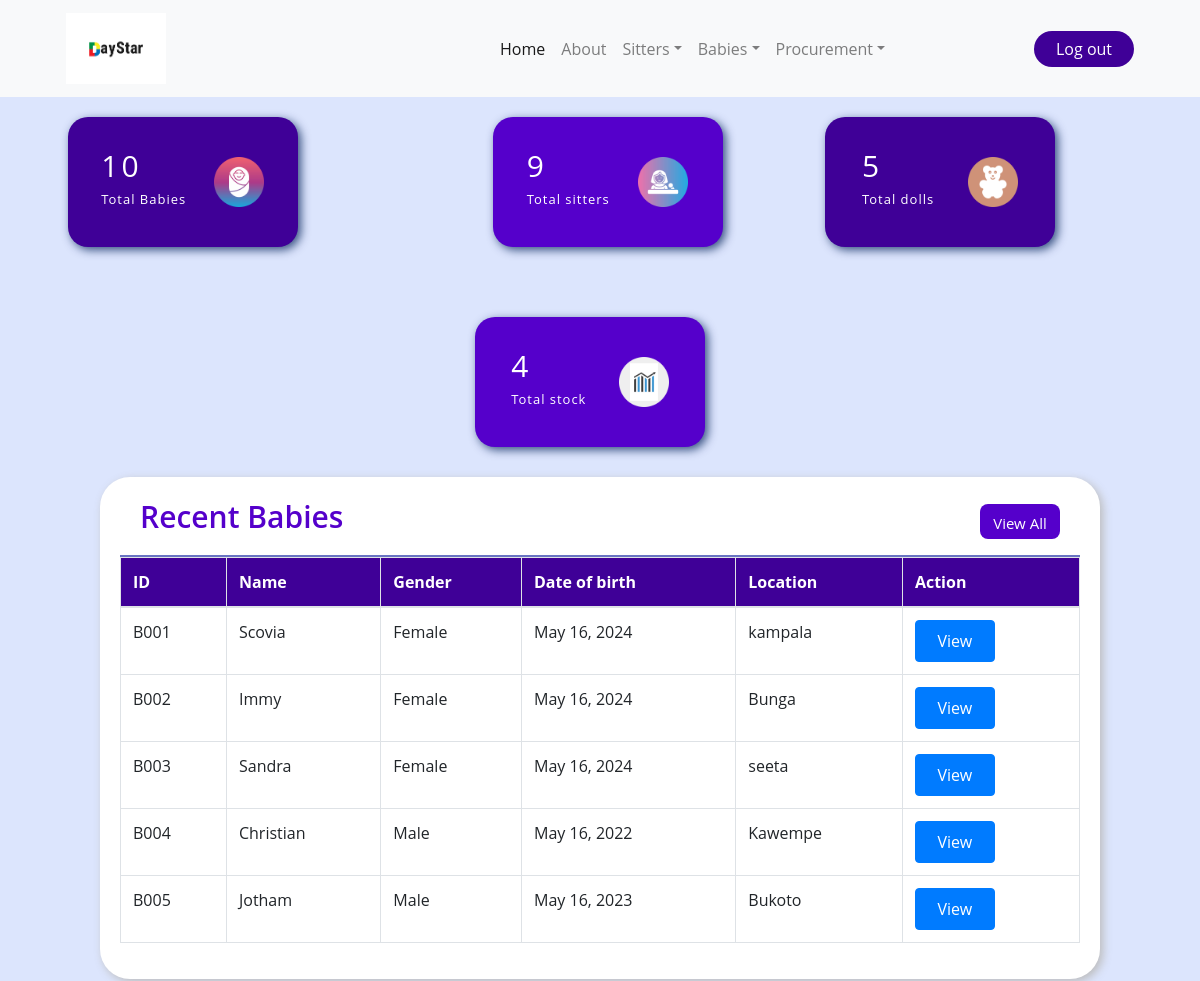
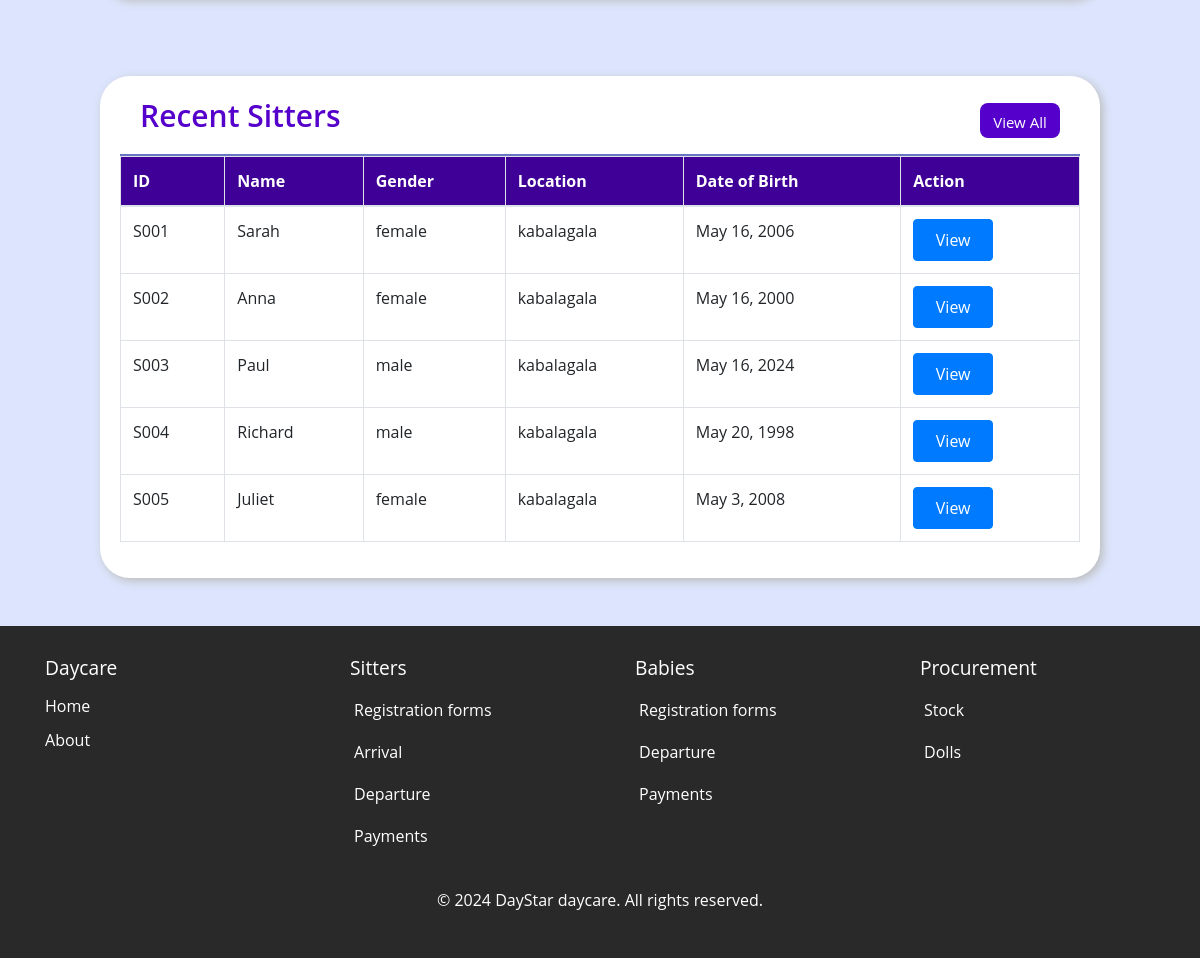
The app's page /home/ (signed in) with its own data (2 pictures, top to bottom).
### daystarApp/models.py (models this page shows, shortened)
class Baby(models.Model):
    baby_id = models.AutoField(primary_key=True)
    baby_name = models.CharField( max_length=20)
    baby_gender = models.CharField( max_length=20 )
    date_of_birth = models.DateField( default=timezone.now)
    baby_location = models.CharField( max_length=20)
    parents_name = models.CharField( max_length=20)
    period_of_stay = models.CharField(choices=[('half-day', 'Half-day'),('full-day', 'Full-day')], max_length=100)
    registration_date = models.DateField(default=timezone.now)
    baby_bringer = models.CharField( max_length=20)
    time_in = models.TimeField()
    Assigned_to=models.ForeignKey(Sitter_arrival,on_delete=models.CASCADE)

class Sitterform(models.Model):
    name=models.CharField(max_length=200)
    gender=models.CharField(choices=[('male', 'Male'),('female', 'Female')], max_length=100)
    location=models.CharField(choices=[('kabalagala', 'kabalagala')], max_length=100)
    date_of_birth=models.DateField(default=timezone.now)
    next_of_kin=models.CharField( max_length=200)
    national_identification_number=models.CharField(max_length=200, validators=[NIN])
    recommenders_name=models.CharField(max_length=200)
    religion=models.CharField(max_length=200)
    level_of_education=models.CharField( choices=[('degree','Degree'),('diploma','Diploma'),('highschool certificate','Highschool certificate'),('others','Others')],max_length=200)
    contacts=models.CharField(max_length=200, validators=[contacts])
    date=models.DateField()

### daystarApp/views.py (the view)
# urls.py: 2. Add a URL to urlpatterns:  path('', views.home, name='home')
@login_required
def home(request):
    count_dolls = Doll.objects.all().count()
    count_stock = Stock.objects.all().count()
    count_babies = Baby.objects.all().count()
    count_sitters = Sitterform.objects.all().count()
    last_babies = Baby.objects.all()[:5]
    last_sitters = Sitterform.objects.all()[:5]
    context = {
        "count_babies": count_babies,
        "count_sitters": count_sitters,
        "last_babies": last_babies,
        "last_sitters": last_sitters,
        "count_dolls": count_dolls,
        "count_stock": count_stock,
    }
    template = loader.get_template('daystarApp/home.html')
    return HttpResponse(template.render(context))

### daystarApp/templates/daystarApp/home.html (shortened to what this page needs)
 {% extends 'daystarApp/base.html' %}
{% load static %}
{% block content %}
<body>
    <div class="box-container" style="display: flex; flex-direction: row;">
            <div class="box box1" style="margin-left:20px; margin-top:20px;">
                <div class="text">
                    <h2 class="topic-heading"> {% if count_babies %} {{ count_babies }} {% endif %} </h2>
                    <h2 class="topic">Total Babies</h2>
                </div>
                <img src=" {% static "css/images/baby_icon2.png" %}" alt="Views">
            </div><br><br>
            <div class="box box2" style="margin-right:5px; margin-top:20px;">
                <div class="text">
                    <h2 class="topic-heading"> {% if count_sitters %} {{ count_sitters }} {% endif %} </h2>
                    <h2 class="topic">Total sitters</h2>
                </div>
                <img src=" {% static "css/images/sitter_icon2.png" %}" alt="Views">
            </div>
            <div class="box box3" style="background-color:#3F0097; margin-top:20px;">
                <div class="text">
                    <h2 class="topic-heading"> {% if count_dolls %} {{ count_dolls }} {% endif %} </h2>
                    <h2 class="topic">Total dolls</h2>
                </div>
                <img src=" {% static "css/images/doll_icon2.png" %}" alt="Views">
            </div><br><br>
            <div class="box box4" style="background-color:#5500CB; margin-right:20px; margin-top:20px;">
                <div class="text">
                    <h2 class="topic-heading"> {% if count_stock %}{{ count_stock }}{% endif %} </h2>
                    <h2 class="topic">Total stock</h2>
                </div>
                <img src=" {% static "css/images/stock_icon1.png" %}" alt="Views">
            </div>
    </div>
                    <div class="container2">
                        <div class="report-header">
                            <h1 class="recent-Articles">Recent Babies</h1>
                            <a href=" {% url "beb_reg_form" %}" ><button class="view" style="padding:8px; width:80px;"> View All</button></a>
                        </div>
                        <div class="table_container">
                            <div class="table-responsive">
                                <table class="table table-bordered table-hover">
                                    <thead class="table-head" class="thead">
                                        <tr class="table">
                                            <th scope="col" class="no">ID</th>
                                            <th scope="col" class="no">Name</th>
                                            <th scope="col" class="no">Gender</th>
                                            <th scope="col" class="no">Date of birth</th>
                                            <th scope="col" class="no">Location</th>
                                            <th scope="col" class="no">Action</th>
                                        </tr>
                                    </thead>
                                    <tbody>
                                        {% for baby in last_babies %}
                                        <tr style="background-color: white;">
                                            <td>B00{{ baby.baby_id }}</td>
                                            <td>{{ baby.baby_name }}</td>
                                            <td>{{ baby.baby_gender }}</td>
                                            <td>{{ baby.date_of_birth }}</td>
                                            <td>{{ baby.baby_location }}</td>
                                            <td>
                                                <a href="{% url "baby_view" id=baby.baby_id %}" class="btn btn-primary" style="padding:8px; width:80px;">View</a>
                                            </td>
                                        </tr>
                                        {% endfor %}
                                    </tbody>
                                </table>
                            </div>
                            </div>
                    </div>
                    </div><br><br>
<div class="container2">
    <div class="report-header">
        <h1 class="recent-Articles">Recent Sitters </h1>
        <a href=" {% url "sit_reg_form" %}" ><button class="view" style="padding:8px; width:80px;">View All</button></a>
    </div>
    <div class="table_container">
        <div class="table-responsive">
            <table class="table table-bordered table-hover">
                <thead class="table-head">
                    <tr class="table">
                        <th scope="col" class="no">ID</th>
                        <th scope="col" class="no">Name</th>
                        <th scope="col" class="no">Gender</th>
                        <th scope="col" class="no">Location</th>
                        <th scope="col" class="no">Date of Birth</th>
                        <th scope="col" class="no">Action</th>
                    </tr>
                </thead>
                <tbody>
                    {% for sitter in last_sitters %}
                    <tr style="background-color: white;">
                        <td>S00{{ sitter.id }}</td>
                        <td>{{ sitter.name }}</td>
                        <td>{{ sitter.gender }}</td>
                        <td>{{ sitter.location }}</td>
                        <td>{{ sitter.date_of_birth }}</td>
                        <td>
                            <a href="{% url 'sit_view' id=sitter.id %}" class="btn btn-primary" style="padding:8px; width:80px;">View</a>
                        </td>
                    </tr>
                    {% endfor %}
                </tbody>
            </table>
        </div>
        </div>
</div>
</div><br><br>
</body>
{% endblock %}

### static/css/home.css (style rules this page uses)
* { margin: 0; padding: 0; box-sizing: border-box; font-family: "Open Sans", Helvetica, Arial, sans-serif; }
:root { --background-color1: #fafaff; --background-color2: #ffffff; --background-color3: #ededed; --background-color4: #cad7fda4; --primary-color: #4b49ac; --secondary-color: #0c007d; --Border-color: #3f0097; --one-use-color: #3f0097; --two-use-color: #5500cb; }
body { background-color: var(--background-color4); max-width: 100%; overflow-x: hidden; }
.box-container { display: flex; justify-content: space-evenly; align-items: center; flex-wrap: wrap; gap: 50px; }
.box { height: 130px; width: 230px; border-radius: 20px; box-shadow: 3px 3px 10px rgba(0, 30, 87, 0.751); padding: 20px; display: flex; align-items: center; justify-content: space-around; cursor: pointer; transition: transform 0.3s ease-in-out; }
.box:nth-child(1) { background-color: var(--one-use-color); }
.box:nth-child(4) { background-color: var(--two-use-color); }
.box img { height: 50px; }
.box .text { color: white; }
.topic { font-size: 13px; font-weight: 400; letter-spacing: 1px; }
.topic-heading { font-size: 30px; letter-spacing: 3px; }
.container2 { min-height: auto; max-width: 1000px; margin: 30px auto 0px auto; background-color: #ffffff; border-radius: 30px; box-shadow: 3px 3px 10px rgb(188, 188, 188); padding: 0px 20px 20px 20px; }
.report-header { height: 80px; width: 100%; display: flex; align-items: center; justify-content: space-between; padding: 20px 20px 10px 20px; border-bottom: 2px solid rgba(0, 20, 151, 0.59); }
.recent-Articles { font-size: 30px; font-weight: 600; color: #5500cb; }
.view { height: 35px; width: 90px; border-radius: 8px; background-color: #5500cb; color: white; font-size: 15px; border: none; cursor: pointer; }

### daystarApp/templates/daystarApp/home.html (style rules this page uses)
.table-head { background:#3f0097; }
.no { color:white; font-weight:bold; margin-left:10px; margin-top:10px; }

### records on screen
Baby: baby_id "1", baby_name "Scovia", baby_gender "Female", date_of_birth "May 16, 2024", baby_location "kampala"
Baby: baby_id "2", baby_name "Immy", baby_gender "Female", date_of_birth "May 16, 2024", baby_location "Bunga"
Baby: baby_id "3", baby_name "Sandra", baby_gender "Female", date_of_birth "May 16, 2024", baby_location "seeta"
Baby: baby_id "4", baby_name "Christian", baby_gender "Male", date_of_birth "May 16, 2022", baby_location "Kawempe"
Baby: baby_id "5", baby_name "Jotham", baby_gender "Male", date_of_birth "May 16, 2023", baby_location "Bukoto"
Sitterform: id "1", name "Sarah", gender "female", location "kabalagala", date_of_birth "May 16, 2006"
Sitterform: id "2", name "Anna", gender "female", location "kabalagala", date_of_birth "May 16, 2000"
Sitterform: id "3", name "Paul", gender "male", location "kabalagala", date_of_birth "May 16, 2024"
Sitterform: id "4", name "Richard", gender "male", location "kabalagala", date_of_birth "May 20, 1998"
Sitterform: id "5", name "Juliet", gender "female", location "kabalagala", date_of_birth "May 3, 2008"

### other values on screen
{{ count_babies }} "10"
{{ count_sitters }} "9"
{{ count_dolls }} "5"
{{ count_stock }} "4"
